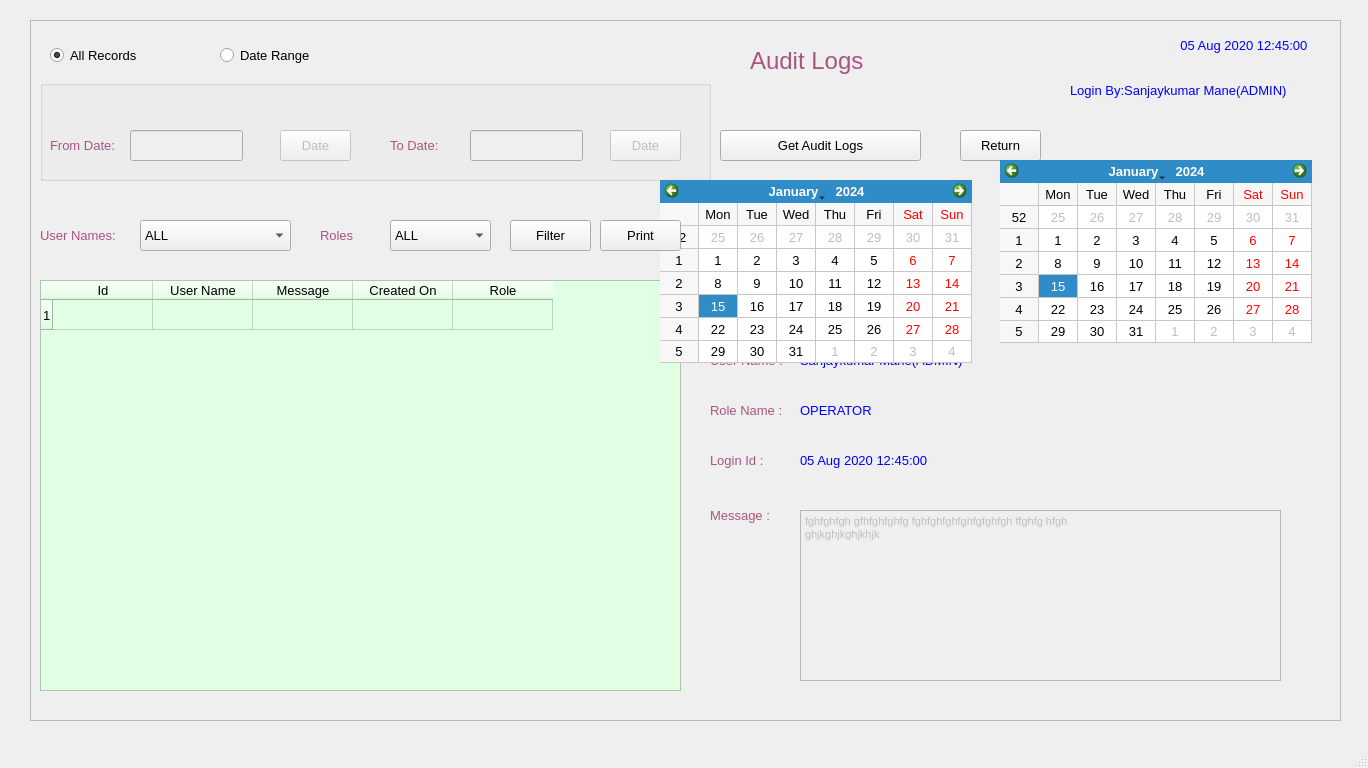
<?xml version="1.0" encoding="UTF-8"?>
<ui version="4.0">
 <class>MainWindow</class>
 <widget class="QMainWindow" name="MainWindow">
  <property name="geometry">
   <rect>
    <x>0</x>
    <y>0</y>
    <width>1368</width>
    <height>768</height>
   </rect>
  </property>
  <property name="baseSize">
   <size>
    <width>0</width>
    <height>0</height>
   </size>
  </property>
  <property name="windowTitle">
   <string>MainWindow</string>
  </property>
  <widget class="QWidget" name="centralwidget">
   <widget class="QFrame" name="frame">
    <property name="geometry">
     <rect>
      <x>30</x>
      <y>20</y>
      <width>1311</width>
      <height>701</height>
     </rect>
    </property>
    <property name="styleSheet">
     <string notr="true"/>
    </property>
    <property name="frameShape">
     <enum>QFrame::StyledPanel</enum>
    </property>
    <property name="frameShadow">
     <enum>QFrame::Raised</enum>
    </property>
    <widget class="QLabel" name="label">
     <property name="geometry">
      <rect>
       <x>720</x>
       <y>20</y>
       <width>151</width>
       <height>41</height>
      </rect>
     </property>
     <property name="font">
      <font>
       <pointsize>18</pointsize>
      </font>
     </property>
     <property name="styleSheet">
      <string notr="true">color: rgb(170, 85, 127);</string>
     </property>
     <property name="text">
      <string>Audit Logs</string>
     </property>
     <property name="alignment">
      <set>Qt::AlignLeading|Qt::AlignLeft|Qt::AlignVCenter</set>
     </property>
    </widget>
    <widget class="QLabel" name="label_20">
     <property name="geometry">
      <rect>
       <x>1130</x>
       <y>10</y>
       <width>151</width>
       <height>31</height>
      </rect>
     </property>
     <property name="font">
      <font>
       <family>MS Shell Dlg 2</family>
       <pointsize>10</pointsize>
       <weight>50</weight>
       <bold>false</bold>
       <underline>false</underline>
      </font>
     </property>
     <property name="styleSheet">
      <string notr="true">color: rgb(0, 0, 255);</string>
     </property>
     <property name="text">
      <string>05 Aug 2020 12:45:00 </string>
     </property>
     <property name="alignment">
      <set>Qt::AlignRight|Qt::AlignTrailing|Qt::AlignVCenter</set>
     </property>
    </widget>
    <widget class="QPushButton" name="pushButton_5">
     <property name="geometry">
      <rect>
       <x>930</x>
       <y>110</y>
       <width>81</width>
       <height>31</height>
      </rect>
     </property>
     <property name="font">
      <font>
       <family>MS Shell Dlg 2</family>
       <pointsize>10</pointsize>
       <weight>50</weight>
       <bold>false</bold>
      </font>
     </property>
     <property name="text">
      <string>Return</string>
     </property>
    </widget>
    <widget class="QTableWidget" name="tableWidget">
     <property name="geometry">
      <rect>
       <x>10</x>
       <y>260</y>
       <width>641</width>
       <height>411</height>
      </rect>
     </property>
     <property name="styleSheet">
      <string notr="true">background-color: rgb(225, 255, 227);</string>
     </property>
     <row>
      <property name="text">
       <string>1</string>
      </property>
      <property name="font">
       <font>
        <pointsize>10</pointsize>
       </font>
      </property>
     </row>
     <column>
      <property name="text">
       <string>Id</string>
      </property>
      <property name="font">
       <font>
        <pointsize>10</pointsize>
       </font>
      </property>
     </column>
     <column>
      <property name="text">
       <string>User Name</string>
      </property>
      <property name="font">
       <font>
        <pointsize>10</pointsize>
       </font>
      </property>
     </column>
     <column>
      <property name="text">
       <string>Message</string>
      </property>
      <property name="font">
       <font>
        <pointsize>10</pointsize>
       </font>
      </property>
     </column>
     <column>
      <property name="text">
       <string>Created On</string>
      </property>
      <property name="font">
       <font>
        <pointsize>10</pointsize>
       </font>
      </property>
     </column>
     <column>
      <property name="text">
       <string>Role</string>
      </property>
      <property name="font">
       <font>
        <pointsize>10</pointsize>
       </font>
      </property>
     </column>
     <item row="0" column="2">
      <property name="text">
       <string/>
      </property>
      <property name="font">
       <font>
        <pointsize>10</pointsize>
       </font>
      </property>
     </item>
     <item row="0" column="4">
      <property name="text">
       <string/>
      </property>
      <property name="font">
       <font>
        <pointsize>10</pointsize>
       </font>
      </property>
     </item>
    </widget>
    <widget class="QLabel" name="label_21">
     <property name="geometry">
      <rect>
       <x>1040</x>
       <y>50</y>
       <width>241</width>
       <height>41</height>
      </rect>
     </property>
     <property name="font">
      <font>
       <family>MS Shell Dlg 2</family>
       <pointsize>10</pointsize>
       <weight>50</weight>
       <bold>false</bold>
       <underline>false</underline>
      </font>
     </property>
     <property name="styleSheet">
      <string notr="true">color: rgb(0, 0, 255);</string>
     </property>
     <property name="text">
      <string>Login By:Sanjaykumar Mane(ADMIN)</string>
     </property>
     <property name="alignment">
      <set>Qt::AlignLeading|Qt::AlignLeft|Qt::AlignVCenter</set>
     </property>
    </widget>
    <widget class="QLabel" name="label_2">
     <property name="geometry">
      <rect>
       <x>680</x>
       <y>270</y>
       <width>61</width>
       <height>31</height>
      </rect>
     </property>
     <property name="font">
      <font>
       <pointsize>10</pointsize>
      </font>
     </property>
     <property name="styleSheet">
      <string notr="true">color: rgb(170, 85, 127);</string>
     </property>
     <property name="text">
      <string> Id :</string>
     </property>
     <property name="alignment">
      <set>Qt::AlignLeading|Qt::AlignLeft|Qt::AlignVCenter</set>
     </property>
    </widget>
    <widget class="QLabel" name="label_23">
     <property name="geometry">
      <rect>
       <x>770</x>
       <y>270</y>
       <width>111</width>
       <height>31</height>
      </rect>
     </property>
     <property name="font">
      <font>
       <pointsize>10</pointsize>
      </font>
     </property>
     <property name="styleSheet">
      <string notr="true">color: rgb(0, 0, 255);</string>
     </property>
     <property name="text">
      <string>00001</string>
     </property>
     <property name="alignment">
      <set>Qt::AlignLeading|Qt::AlignLeft|Qt::AlignVCenter</set>
     </property>
    </widget>
    <widget class="QLabel" name="label_3">
     <property name="geometry">
      <rect>
       <x>680</x>
       <y>320</y>
       <width>81</width>
       <height>41</height>
      </rect>
     </property>
     <property name="font">
      <font>
       <pointsize>10</pointsize>
      </font>
     </property>
     <property name="styleSheet">
      <string notr="true">color: rgb(170, 85, 127);</string>
     </property>
     <property name="text">
      <string>User Name :</string>
     </property>
     <property name="alignment">
      <set>Qt::AlignLeading|Qt::AlignLeft|Qt::AlignVCenter</set>
     </property>
    </widget>
    <widget class="QLabel" name="label_5">
     <property name="geometry">
      <rect>
       <x>680</x>
       <y>370</y>
       <width>81</width>
       <height>41</height>
      </rect>
     </property>
     <property name="font">
      <font>
       <pointsize>10</pointsize>
      </font>
     </property>
     <property name="styleSheet">
      <string notr="true">color: rgb(170, 85, 127);</string>
     </property>
     <property name="text">
      <string>Role Name :</string>
     </property>
     <property name="alignment">
      <set>Qt::AlignLeading|Qt::AlignLeft|Qt::AlignVCenter</set>
     </property>
    </widget>
    <widget class="QLabel" name="label_6">
     <property name="geometry">
      <rect>
       <x>680</x>
       <y>420</y>
       <width>71</width>
       <height>41</height>
      </rect>
     </property>
     <property name="font">
      <font>
       <pointsize>10</pointsize>
      </font>
     </property>
     <property name="styleSheet">
      <string notr="true">color: rgb(170, 85, 127);</string>
     </property>
     <property name="text">
      <string>Login Id :</string>
     </property>
     <property name="alignment">
      <set>Qt::AlignLeading|Qt::AlignLeft|Qt::AlignVCenter</set>
     </property>
    </widget>
    <widget class="QLabel" name="label_7">
     <property name="geometry">
      <rect>
       <x>680</x>
       <y>480</y>
       <width>81</width>
       <height>31</height>
      </rect>
     </property>
     <property name="font">
      <font>
       <pointsize>10</pointsize>
      </font>
     </property>
     <property name="styleSheet">
      <string notr="true">color: rgb(170, 85, 127);</string>
     </property>
     <property name="text">
      <string>Message :</string>
     </property>
     <property name="alignment">
      <set>Qt::AlignLeading|Qt::AlignLeft|Qt::AlignVCenter</set>
     </property>
    </widget>
    <widget class="QLabel" name="label_11">
     <property name="geometry">
      <rect>
       <x>770</x>
       <y>370</y>
       <width>181</width>
       <height>41</height>
      </rect>
     </property>
     <property name="font">
      <font>
       <pointsize>10</pointsize>
      </font>
     </property>
     <property name="styleSheet">
      <string notr="true">color: rgb(0, 0, 255);</string>
     </property>
     <property name="text">
      <string>OPERATOR</string>
     </property>
     <property name="alignment">
      <set>Qt::AlignLeading|Qt::AlignLeft|Qt::AlignVCenter</set>
     </property>
    </widget>
    <widget class="QLabel" name="label_24">
     <property name="geometry">
      <rect>
       <x>770</x>
       <y>320</y>
       <width>231</width>
       <height>41</height>
      </rect>
     </property>
     <property name="font">
      <font>
       <pointsize>10</pointsize>
      </font>
     </property>
     <property name="styleSheet">
      <string notr="true">color: rgb(0, 0, 255);</string>
     </property>
     <property name="text">
      <string>Sanjaykumar Mane(ADMIN)</string>
     </property>
     <property name="alignment">
      <set>Qt::AlignLeading|Qt::AlignLeft|Qt::AlignVCenter</set>
     </property>
    </widget>
    <widget class="QLabel" name="label_25">
     <property name="geometry">
      <rect>
       <x>770</x>
       <y>420</y>
       <width>151</width>
       <height>41</height>
      </rect>
     </property>
     <property name="font">
      <font>
       <family>MS Shell Dlg 2</family>
       <pointsize>10</pointsize>
       <weight>50</weight>
       <bold>false</bold>
       <underline>false</underline>
      </font>
     </property>
     <property name="styleSheet">
      <string notr="true">color: rgb(0, 0, 255);</string>
     </property>
     <property name="text">
      <string>05 Aug 2020 12:45:00 </string>
     </property>
     <property name="alignment">
      <set>Qt::AlignLeading|Qt::AlignLeft|Qt::AlignVCenter</set>
     </property>
    </widget>
    <widget class="QTextEdit" name="textEdit">
     <property name="enabled">
      <bool>false</bool>
     </property>
     <property name="geometry">
      <rect>
       <x>770</x>
       <y>490</y>
       <width>481</width>
       <height>171</height>
      </rect>
     </property>
     <property name="html">
      <string>&lt;!DOCTYPE HTML PUBLIC &quot;-//W3C//DTD HTML 4.0//EN&quot; &quot;http://www.w3.org/TR/REC-html40/strict.dtd&quot;&gt;
&lt;html&gt;&lt;head&gt;&lt;meta name=&quot;qrichtext&quot; content=&quot;1&quot; /&gt;&lt;style type=&quot;text/css&quot;&gt;
p, li { white-space: pre-wrap; }
&lt;/style&gt;&lt;/head&gt;&lt;body style=&quot; font-family:'MS Shell Dlg 2'; font-size:8.25pt; font-weight:400; font-style:normal;&quot;&gt;
&lt;p style=&quot; margin-top:0px; margin-bottom:0px; margin-left:0px; margin-right:0px; -qt-block-indent:0; text-indent:0px;&quot;&gt;fghfghfgh gfhfghfghfg fghfghfghfghfgfghfgh ffghfg hfgh &lt;/p&gt;
&lt;p style=&quot; margin-top:0px; margin-bottom:0px; margin-left:0px; margin-right:0px; -qt-block-indent:0; text-indent:0px;&quot;&gt;ghjkghjkghjkhjk&lt;/p&gt;&lt;/body&gt;&lt;/html&gt;</string>
     </property>
    </widget>
    <widget class="QRadioButton" name="radioButton">
     <property name="geometry">
      <rect>
       <x>20</x>
       <y>20</y>
       <width>101</width>
       <height>31</height>
      </rect>
     </property>
     <property name="font">
      <font>
       <pointsize>10</pointsize>
      </font>
     </property>
     <property name="text">
      <string>All Records</string>
     </property>
     <property name="checked">
      <bool>true</bool>
     </property>
    </widget>
    <widget class="QGroupBox" name="groupBox">
     <property name="enabled">
      <bool>false</bool>
     </property>
     <property name="geometry">
      <rect>
       <x>10</x>
       <y>60</y>
       <width>671</width>
       <height>101</height>
      </rect>
     </property>
     <property name="title">
      <string/>
     </property>
     <widget class="QLineEdit" name="lineEdit">
      <property name="geometry">
       <rect>
        <x>90</x>
        <y>50</y>
        <width>113</width>
        <height>31</height>
       </rect>
      </property>
     </widget>
     <widget class="QPushButton" name="pushButton_6">
      <property name="geometry">
       <rect>
        <x>240</x>
        <y>50</y>
        <width>71</width>
        <height>31</height>
       </rect>
      </property>
      <property name="font">
       <font>
        <family>MS Shell Dlg 2</family>
        <pointsize>10</pointsize>
        <weight>50</weight>
        <bold>false</bold>
       </font>
      </property>
      <property name="text">
       <string> Date </string>
      </property>
     </widget>
     <widget class="QLabel" name="label_4">
      <property name="geometry">
       <rect>
        <x>10</x>
        <y>50</y>
        <width>81</width>
        <height>31</height>
       </rect>
      </property>
      <property name="font">
       <font>
        <pointsize>10</pointsize>
       </font>
      </property>
      <property name="styleSheet">
       <string notr="true">color: rgb(170, 85, 127);</string>
      </property>
      <property name="text">
       <string>From Date:</string>
      </property>
      <property name="alignment">
       <set>Qt::AlignLeading|Qt::AlignLeft|Qt::AlignVCenter</set>
      </property>
     </widget>
     <widget class="QLabel" name="label_8">
      <property name="geometry">
       <rect>
        <x>350</x>
        <y>50</y>
        <width>61</width>
        <height>31</height>
       </rect>
      </property>
      <property name="font">
       <font>
        <pointsize>10</pointsize>
       </font>
      </property>
      <property name="styleSheet">
       <string notr="true">color: rgb(170, 85, 127);</string>
      </property>
      <property name="text">
       <string>To Date:</string>
      </property>
      <property name="alignment">
       <set>Qt::AlignLeading|Qt::AlignLeft|Qt::AlignVCenter</set>
      </property>
     </widget>
     <widget class="QLineEdit" name="lineEdit_2">
      <property name="geometry">
       <rect>
        <x>430</x>
        <y>50</y>
        <width>113</width>
        <height>31</height>
       </rect>
      </property>
     </widget>
     <widget class="QPushButton" name="pushButton_7">
      <property name="geometry">
       <rect>
        <x>570</x>
        <y>50</y>
        <width>71</width>
        <height>31</height>
       </rect>
      </property>
      <property name="font">
       <font>
        <family>MS Shell Dlg 2</family>
        <pointsize>10</pointsize>
        <weight>50</weight>
        <bold>false</bold>
       </font>
      </property>
      <property name="text">
       <string> Date </string>
      </property>
     </widget>
    </widget>
    <widget class="QRadioButton" name="radioButton_2">
     <property name="geometry">
      <rect>
       <x>190</x>
       <y>20</y>
       <width>101</width>
       <height>31</height>
      </rect>
     </property>
     <property name="font">
      <font>
       <pointsize>10</pointsize>
      </font>
     </property>
     <property name="text">
      <string>Date Range</string>
     </property>
    </widget>
    <widget class="QCalendarWidget" name="calendarWidget">
     <property name="geometry">
      <rect>
       <x>630</x>
       <y>160</y>
       <width>312</width>
       <height>183</height>
      </rect>
     </property>
     <property name="font">
      <font>
       <pointsize>10</pointsize>
      </font>
     </property>
     <property name="gridVisible">
      <bool>true</bool>
     </property>
    </widget>
    <widget class="QCalendarWidget" name="calendarWidget_2">
     <property name="enabled">
      <bool>true</bool>
     </property>
     <property name="geometry">
      <rect>
       <x>970</x>
       <y>140</y>
       <width>312</width>
       <height>183</height>
      </rect>
     </property>
     <property name="font">
      <font>
       <pointsize>10</pointsize>
      </font>
     </property>
     <property name="gridVisible">
      <bool>true</bool>
     </property>
    </widget>
    <widget class="QLabel" name="label_9">
     <property name="geometry">
      <rect>
       <x>10</x>
       <y>200</y>
       <width>91</width>
       <height>31</height>
      </rect>
     </property>
     <property name="font">
      <font>
       <pointsize>10</pointsize>
      </font>
     </property>
     <property name="styleSheet">
      <string notr="true">color: rgb(170, 85, 127);</string>
     </property>
     <property name="text">
      <string>User Names:</string>
     </property>
     <property name="alignment">
      <set>Qt::AlignLeading|Qt::AlignLeft|Qt::AlignVCenter</set>
     </property>
    </widget>
    <widget class="QComboBox" name="comboBox">
     <property name="geometry">
      <rect>
       <x>110</x>
       <y>200</y>
       <width>151</width>
       <height>31</height>
      </rect>
     </property>
     <property name="font">
      <font>
       <pointsize>10</pointsize>
      </font>
     </property>
     <item>
      <property name="text">
       <string>ALL</string>
      </property>
     </item>
    </widget>
    <widget class="QLabel" name="label_10">
     <property name="geometry">
      <rect>
       <x>290</x>
       <y>200</y>
       <width>41</width>
       <height>31</height>
      </rect>
     </property>
     <property name="font">
      <font>
       <pointsize>10</pointsize>
      </font>
     </property>
     <property name="styleSheet">
      <string notr="true">color: rgb(170, 85, 127);</string>
     </property>
     <property name="text">
      <string>Roles</string>
     </property>
     <property name="alignment">
      <set>Qt::AlignLeading|Qt::AlignLeft|Qt::AlignVCenter</set>
     </property>
    </widget>
    <widget class="QComboBox" name="comboBox_2">
     <property name="geometry">
      <rect>
       <x>360</x>
       <y>200</y>
       <width>101</width>
       <height>31</height>
      </rect>
     </property>
     <property name="font">
      <font>
       <pointsize>10</pointsize>
      </font>
     </property>
     <item>
      <property name="text">
       <string>ALL</string>
      </property>
     </item>
    </widget>
    <widget class="QPushButton" name="pushButton_8">
     <property name="geometry">
      <rect>
       <x>480</x>
       <y>200</y>
       <width>81</width>
       <height>31</height>
      </rect>
     </property>
     <property name="font">
      <font>
       <family>MS Shell Dlg 2</family>
       <pointsize>10</pointsize>
       <weight>50</weight>
       <bold>false</bold>
      </font>
     </property>
     <property name="text">
      <string>Filter</string>
     </property>
    </widget>
    <widget class="QPushButton" name="pushButton_9">
     <property name="geometry">
      <rect>
       <x>570</x>
       <y>200</y>
       <width>81</width>
       <height>31</height>
      </rect>
     </property>
     <property name="font">
      <font>
       <family>MS Shell Dlg 2</family>
       <pointsize>10</pointsize>
       <weight>50</weight>
       <bold>false</bold>
      </font>
     </property>
     <property name="text">
      <string>Print</string>
     </property>
    </widget>
    <widget class="QPushButton" name="pushButton_10">
     <property name="geometry">
      <rect>
       <x>690</x>
       <y>110</y>
       <width>201</width>
       <height>31</height>
      </rect>
     </property>
     <property name="font">
      <font>
       <family>MS Shell Dlg 2</family>
       <pointsize>10</pointsize>
       <weight>50</weight>
       <bold>false</bold>
      </font>
     </property>
     <property name="text">
      <string>Get Audit Logs</string>
     </property>
    </widget>
   </widget>
  </widget>
  <widget class="QMenuBar" name="menubar">
   <property name="geometry">
    <rect>
     <x>0</x>
     <y>0</y>
     <width>1368</width>
     <height>21</height>
    </rect>
   </property>
  </widget>
  <widget class="QStatusBar" name="statusbar"/>
 </widget>
 <resources/>
 <connections/>
</ui>
